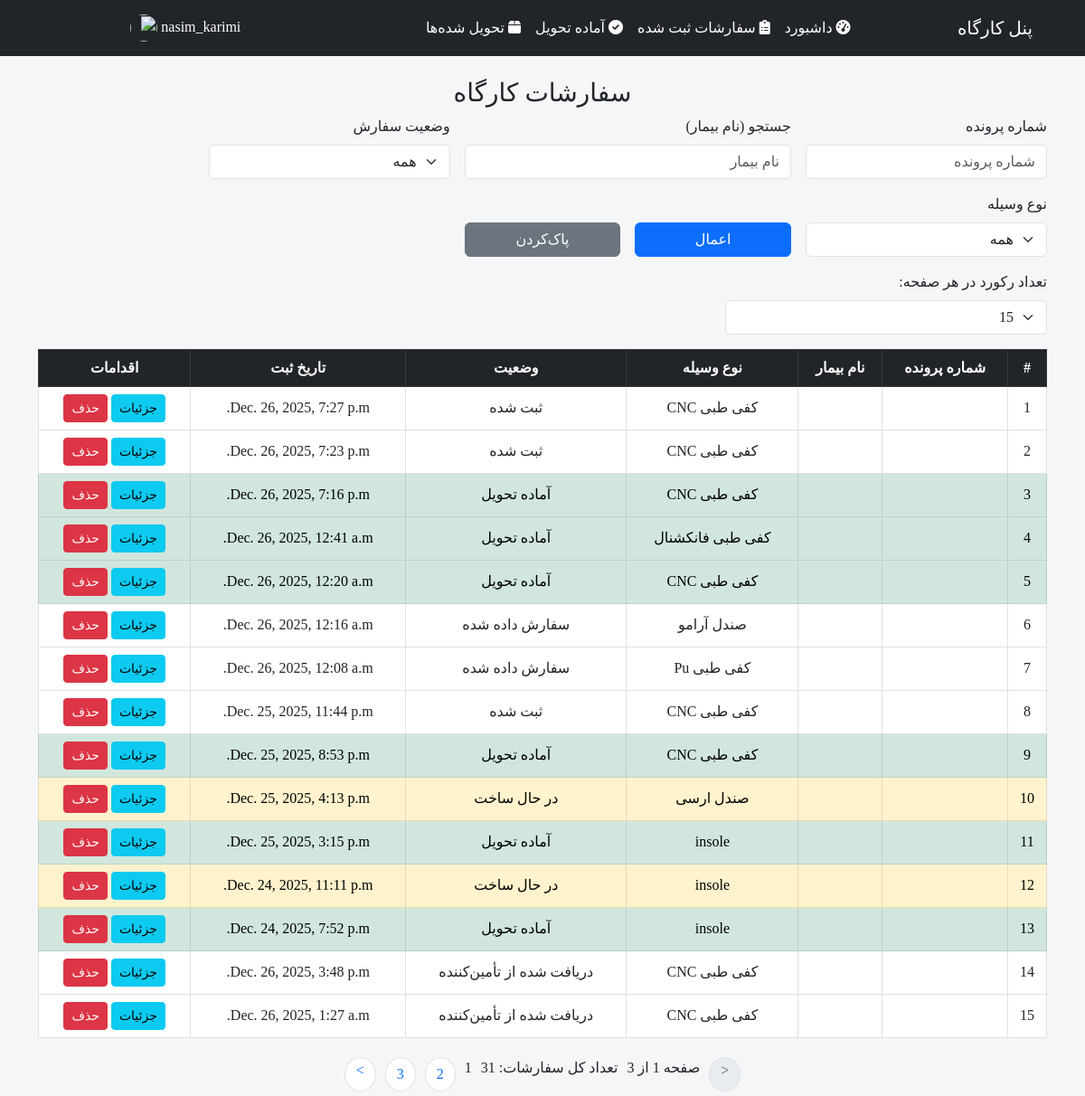
The page /workshop/workshop/ (signed in) on the database as committed earlier.
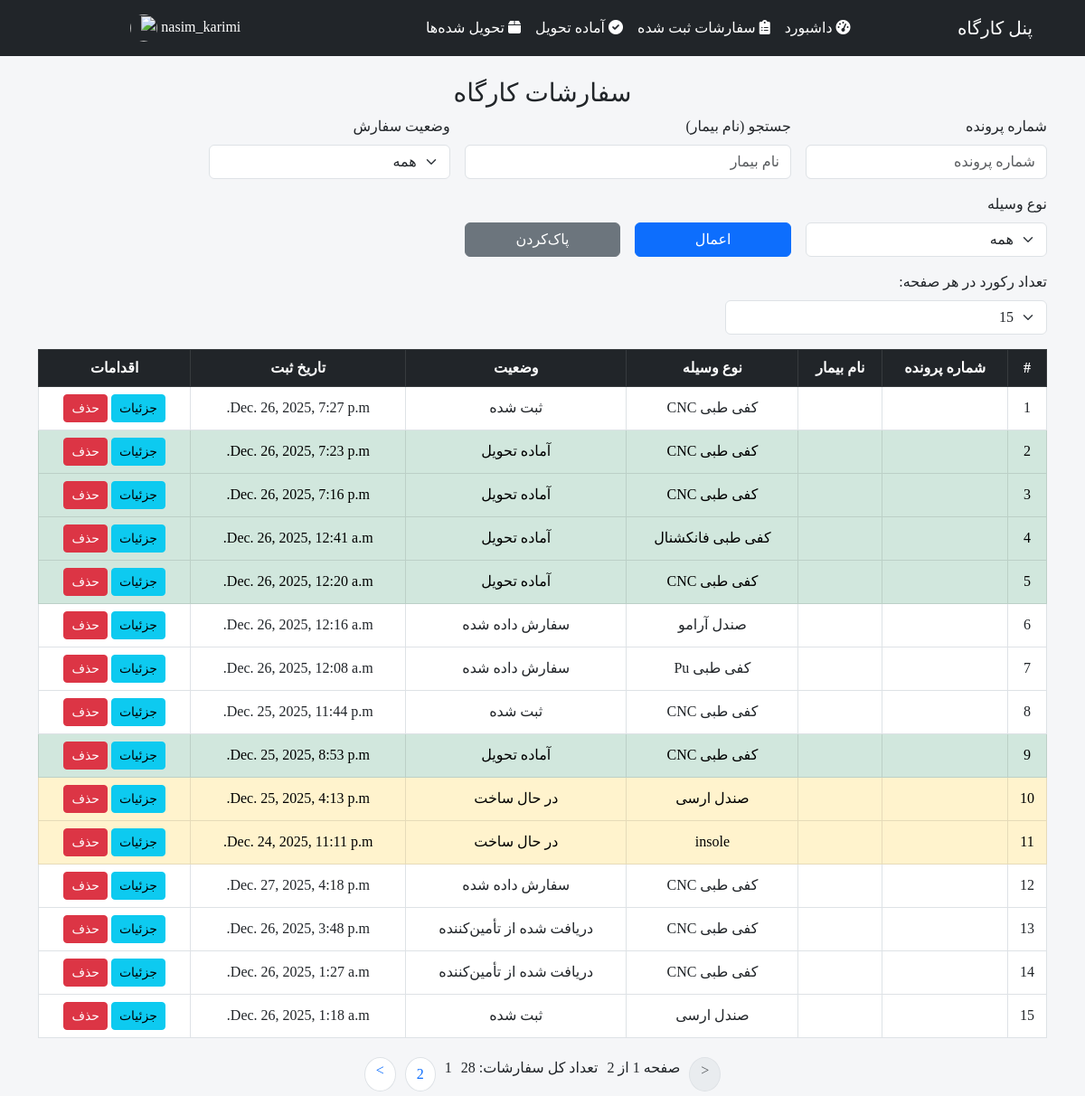
The same page on the database as committed later.
### WorkShop/models.py (models this page shows, shortened)
class Order(models.Model):
    DEVICE_CHOICES = [
        ('CNC insole', 'کفی طبی CNC'),
        ('Functional insole', 'کفی طبی فانکشنال'),
        ('Pu insole', 'کفی طبی Pu'),
        ('SandalA', 'صندل آرامو'),
        ('SandalB', 'صندل بیات'),
        ('SandalO', 'صندل ارسی'),
    ]
    SIDE_CHOICES = [
        ('both', 'هر دو'),
        ('right', 'راست'),
        ('left', 'چپ'),
    ]
    PRIORITY_CHOICES = [
        ('normal', 'عادی'),
        ('urgent', 'اورژانسی'),
    ]
    STATUS_CHOICES = [
        ('registered', 'ثبت شده'),
        ('ordered', 'سفارش داده شده'),
        ('received', 'دریافت شده از تأمین‌کننده'),
        ('in_progress', 'در حال ساخت'),
        ('ready', 'آماده تحویل'),
        ('canceled', 'لغو شده'),
        ('delivered', 'تحویل داده شده'),
    ]
    SEND_TO_CHOICES = [
        ('workshop', 'کارگاه'),
        ('examiner', 'اتاق معاینه'),
    ]
    patient = models.ForeignKey(
        'reception.Patient',  # اپ reception مدل Patient رو داره
        on_delete=models.PROTECT,
        related_name='orders',
        verbose_name='بیمار'
    )
    device_type = models.CharField(
        max_length=20,
        choices=DEVICE_CHOICES,
        verbose_name='نوع ارتوز'
    )
    side = models.CharField(
        max_length=10,
        choices=SIDE_CHOICES,
        verbose_name='اندام مورد نظر'
    )
    different_designs = models.BooleanField(
        default=False,
        verbose_name="آیا دو پا متفاوت هستند؟"
    )
    designes_left = models.TextField(blank=True, null=True, verbose_name='طراحی‌ها - پای چپ')
    designes_right = models.TextField(blank=True, null=True, verbose_name='طراحی‌ها - پای راست')
    technical_notes_left = models.TextField(blank=True, null=True, verbose_name='خلاصه پرونده - پای چپ')
    technical_notes_right = models.TextField(blank=True, null=True, verbose_name='خلاصه پرونده - پای راست')
    priority = models.CharField(
        max_length=10,
        choices=PRIORITY_CHOICES,
        default='normal',
        verbose_name='اولویت'
    )
    send_to = models.CharField(
        max_length=60,
        choices=SEND_TO_CHOICES,
        default='workshop',
        verbose_name='ارسال به'
    )
    status = models.CharField(
        max_length=20,
        choices=STATUS_CHOICES,
        default='registered',
        verbose_name='وضعیت'
    )
    created_by = models.ForeignKey(
        User,
        on_delete=models.SET_NULL,
        null=True,
        blank=True,
        related_name='created_orders',
        verbose_name='ثبت‌کننده'
    )
    ready_by = models.ForeignKey(
        User,
        on_delete=models.SET_NULL,
        null=True,
        blank=True,
        related_name='ready_orders',
        verbose_name='آماده‌کننده'
    )
    delivered_by = models.ForeignKey(
        User,
        null=True,
        blank=True,
        on_delete=models.SET_NULL,
        related_name='delivered_orders',
        verbose_name='تحویل‌دهنده'
    )
    delivered_at = models.DateTimeField(null=True, blank=True, verbose_name='زمان تحویل')
    ready_at = models.DateTimeField(null=True, blank=True, verbose_name='زمان آماده‌سازی')
    created_at = models.DateTimeField(auto_now_add=True, verbose_name='زمان ثبت')
    workshop_notes = models.TextField(blank=True, verbose_name='یادداشت‌های کارگاه')
    class Meta:
        ordering = ['-created_at']
        verbose_name = 'سفارش'
        verbose_name_plural = 'سفارش‌ها'

### WorkShop/decorators.py (the view)
        def wrapper(request, *args, **kwargs):
            if not request.user.is_authenticated:
                return redirect('login')
            if request.user.groups.filter(name=group_name).exists():
                return view_func(request, *args, **kwargs)
            return redirect('login')

### WorkShop/templates/workshop/workshop_list.html (shortened to what the changed rows need)
{% extends 'workshop/base.html' %}
{% block content %}
{% load jformat %}
<div class="table-responsive">
    <table class="table table-bordered table-hover align-middle text-center">
        <thead class="table-dark">
            <tr>
                <th>#</th>
                <th>شماره پرونده</th>
                <th>نام بیمار</th>
                <th>نوع وسیله</th>
                <th>وضعیت</th>
                <th>تاریخ ثبت</th>
                <th>اقدامات</th>
            </tr>
        </thead>
        <tbody>
            {% for order in orders %}
            <tr class="
    {% if order.status == 'new' %}table-secondary
    {% elif order.status == 'in_progress' %}table-warning
    {% elif order.status == 'ready' %}table-success
    {% endif %}
    {% if order.priority == 'urgent' %}urgent-row{% endif %}
">
                <td>{{ forloop.counter }}</td>
                <td>{{ order.case_number }}</td>
                <td>{{ order.patient_name }}</td>
                <td>{{ order.get_device_type_display }}</td>
                <td>{{ order.get_status_display }}</td>
                <td>{{ order.created_at|jformat:"%Y/%m/%d %H:%M" }}</td>
                <td>
                    <a href="{% url 'workshop-update' order.id %}" class="btn btn-info btn-sm">جزئیات</a>
                    {% if user.groups.all.0.name == 'Reception' %}
                    <a href="{% url 'workshop-delete' order.id %}" class="btn btn-danger btn-sm"
                        onclick="return confirm('آیا مطمئن هستید که می‌خواهید این سفارش را حذف کنید؟');">حذف</a>
                    {% endif %}
                </td>
            </tr>
            {% empty %}
            <tr>
                <td colspan="6" class="text-muted">
                    سفارشی یافت نشد
                </td>
            </tr>
            {% endfor %}
        </tbody>
    </table>
</div>
<div class="pagination justify-content-center">
    {% if page_obj.has_previous %}
    <a style = "margin: 5px; border-radius: 50%; line-height: 1;" href="?page={{ page_obj.previous_page_number }}&per_page={{ records_per_page }}" class="page-link"><</a>
    {% else %}
    <span style = "margin: 5px; border-radius: 50%; line-height: 1;" class="page-link disabled"><</span>
    {% endif %}
    {% if page_obj.paginator.num_pages > 1 %}
    <span style = "margin: 5px;" style = "margin: 5px;" class="page-info">صفحه {{ page_obj.number }} از {{ page_obj.paginator.num_pages }}</span>
    {% endif %}
    {% if page_obj.paginator.count > 0 %}
    <span style = "margin: 5px;" class="total-count">تعداد کل سفارشات: {{ page_obj.paginator.count }}</span>
    {% endif %}
    {% for num in page_obj.paginator.page_range %}
    {% if page_obj.number == num %}
    <span style = "margin: 5px; border-radius: 50%; " class="current-page">{{ num }}</span>
    {% else %}
    <a style = "margin: 5px; border-radius: 50%;" href="?page={{ num }}" class="page-link">{{ num }}</a>
    {% endif %}
    {% endfor %}
    {% if page_obj.has_next %}
    <a style = "margin: 5px; border-radius: 50%; line-height: 1;" href="?page={{ page_obj.next_page_number }}&per_page={{ records_per_page }}" class="page-link">></a>
    {% else %}
    <span style = "margin: 5px; border-radius: 50%; line-height: 1;" class="page-link disabled">></span>
    {% endif %}
</div>
{% endblock %}

Rows that differ between the two databases and show on the page:
no longer on this page (row edited): Order: device_type "insole", status "آماده تحویل", created_at|jformat "Dec. 25, 2025, 3:15 p.m."
no longer on this page (row edited): Order: device_type "insole", status "آماده تحویل", created_at|jformat "Dec. 24, 2025, 7:52 p.m."
changed Order "Dec. 26, 2025, 7:23 p.m.": status "ثبت شده" → "آماده تحویل"
added Order: device_type "کفی طبی CNC", status "سفارش داده شده", created_at|jformat "Dec. 27, 2025, 4:18 p.m."
now on this page (row unchanged): Order: device_type "صندل ارسی", status "ثبت شده", created_at|jformat "Dec. 26, 2025, 1:18 a.m."
Other text that changed with them:
{{ page_obj.paginator.num_pages }}: "3" → "2"
{{ page_obj.paginator.count }}: "31" → "28"
list line gone: "3"
